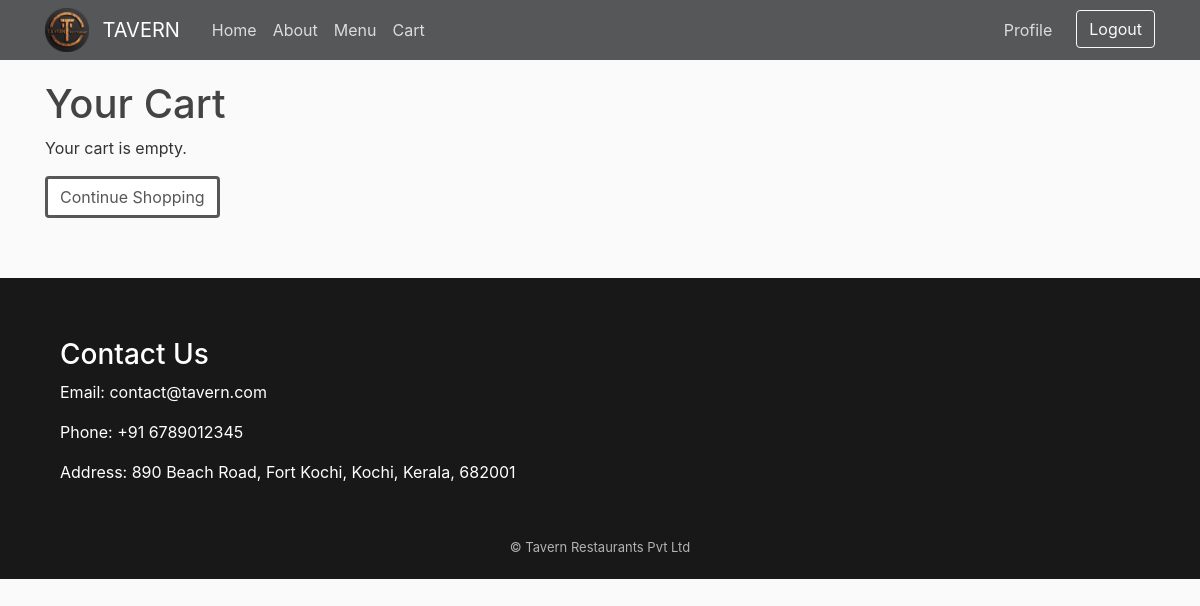
Before: /view-cart/ (signed in) with the older database file.
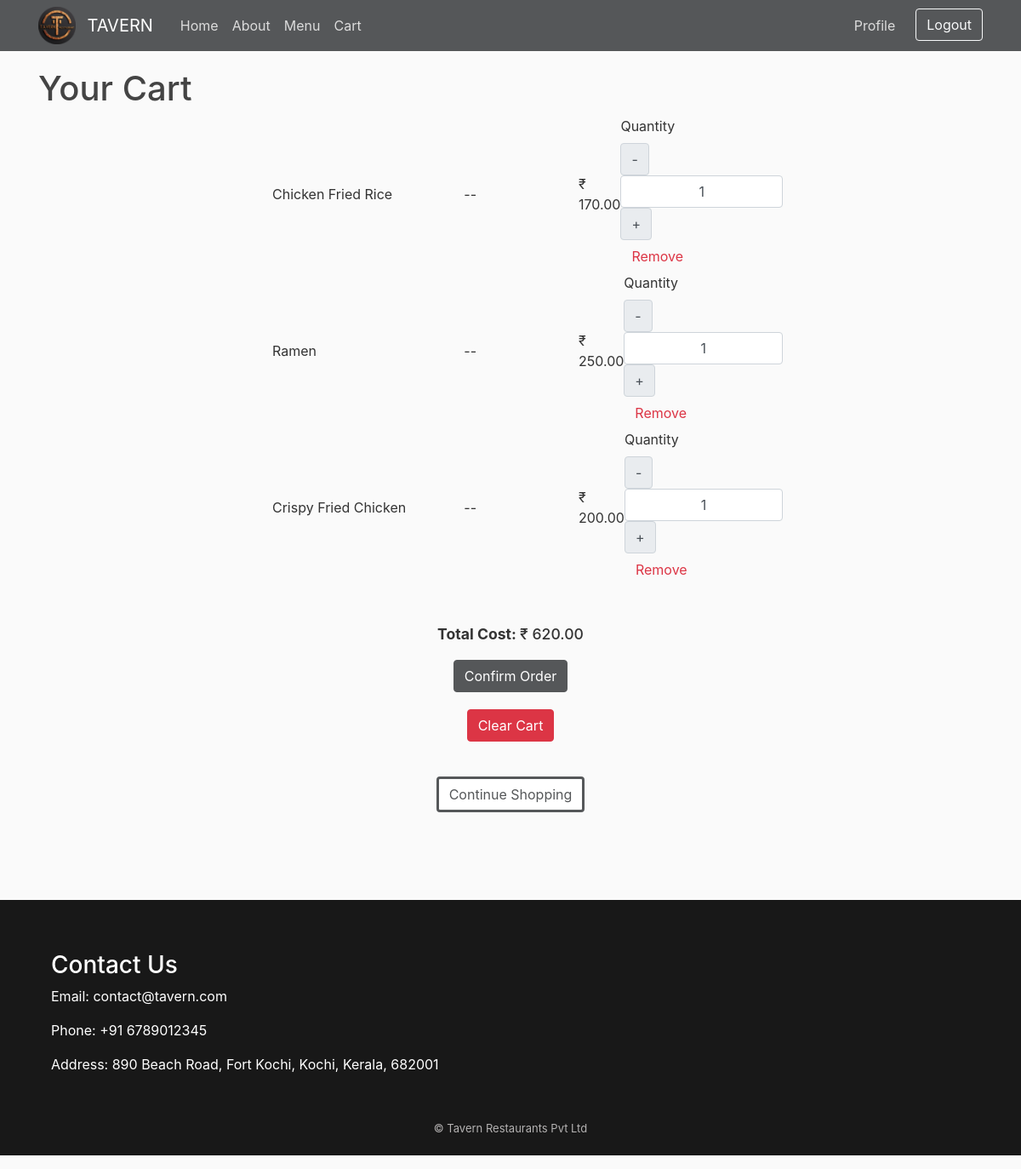
After: the same page with the newer database file.
### menu/models.py (models this page shows, shortened)
class Cart(models.Model):
    user = models.ForeignKey(User, on_delete=models.CASCADE)
    menu = models.ForeignKey(Menu, on_delete=models.CASCADE)
    menuQty = models.IntegerField(null=False, blank=False)
    date = models.DateTimeField(auto_now_add=True)

class Menu(models.Model):
    title = models.CharField(max_length=100)
    content = models.TextField()
    date_posted = models.DateTimeField(default=timezone.now)
    price = models.DecimalField(max_digits=10, decimal_places=2)
    image = models.ImageField(default="menu/default.jpg", upload_to="menu")
    def __str__(self):
        return self.title

### menu/controller/cart.py (the view)
# urls.py: path('view-cart/', cart.viewcart,  name='view-cart'),
def viewcart(request):
    cart = Cart.objects.filter(user=request.user)
    cart_items = Cart.objects.filter(user=request.user)
    total_cost = sum(item.menu.price * item.menuQty for item in cart_items)
    context = {
        'cart':cart,
        'total_cost':total_cost
    }
    return render(request, 'menu/view_cart.html', context)

### menu/templates/menu/view_cart.html (shortened to what this page needs)
{% extends "menu/base.html" %}
{% load static %}
{% block content %}
<h1 class="menuTitle">Your Cart</h1>
{% if cart %}
<ul class="cartBox">
  {% for item in cart %}
  <li class="cartItem menuCard">
    <div class="cartInfo"><span>{{ item.menu }}</span> <span> -- </span></div>
    <div class="cartInfo">
      <span>₹ {{ item.menu.price }}</span>
       <div class="cartBtns">
        <label for="Quantity">Quantity</label>
        <div class="qtyBtnGroup">
          <button class="input-group-text changeQty decrement-btn">-</button>
          <input type="text" name="Quantity" value={{item.menuQty}} class="form-control qty-input text-center">
          <button class="input-group-text  changeQty increment-btn">+</button>
        </div>
        <div class="addBtnGroup">
          <button type="button" class="btn btn-link text-danger remBtn">Remove</button>
        </div>
    </div>
  </li>
  {% endfor %}
</ul>
<div class="cartFun">
  <p><strong>Total Cost: </strong> ₹ <span class="total-cost">{{ total_cost }}</span></p>
  <form method="POST" action="{% url 'confirm-order' %}">
    <button type="submit" class="btn btn-primary">Confirm Order</button>
  </form>
  <a href="{% url 'clear-cart' %}" class="btn btn-danger">Clear Cart</a>
  {% else %}
  <p>Your cart is empty.</p>
  {% endif %}
  <a href="{% url 'menu' %}" class="btn btn-secondary">Continue Shopping</a>
</div>
{% endblock content %}

### menu/templates/menu/base.html (shortened to what this page needs)
{% load static %}
<!DOCTYPE html>
<html lang="en">
  <head>
    <link
      rel="stylesheet"
      href="https://cdn.jsdelivr.net/npm/bootstrap@4.0.0/dist/css/bootstrap.min.css"
    />
    <link
      rel="stylesheet"
      href="//cdn.jsdelivr.net/npm/alertifyjs@1.14.0/build/css/alertify.min.css"
    />
    <link rel="stylesheet" href="{% static 'menu/main.css' %}" />
    <link rel="stylesheet" href="{% static 'menu/cart.css' %}" />
    <link rel="stylesheet" href="{% static 'menu/home.css' %}" />
  </head>
  <body>
    <header class="site-header">
      <nav class="navbar navbar-expand-md navbar-dark bg-steel fixed-top">
        <div class="container">
          <a style="display: contents" href="{% url 'home' %}">
            <img src="../../../media/logo.png" alt="" style="width: 4%" />
            <span class="navbar-brand mr-4">&ThickSpace; TAVERN </span>
          </a>
          <div class="collapse navbar-collapse" id="navbarToggle">
            <div class="navbar-nav mr-auto">
              <a class="nav-item nav-link" href="{% url 'home' %}">Home</a>
              <a class="nav-item nav-link" href="{% url 'about' %}">About</a>
              <a class="nav-item nav-link" href="{% url 'menu' %}">Menu</a>
              {% if user.is_authenticated %}
              <a class="nav-item nav-link" href="{% url 'view-cart' %}">Cart</a>
              {% endif %}
            </div>
            <div class="navbar-nav">
              {% if user.is_authenticated %}
              <a class="nav-item nav-link mr-3" href="{% url 'profile' %}"
                >Profile</a
              >
              <form action="{% url 'logout' %}" method="post">
                <button type="submit" class="btn btn-outline-light">
                  Logout
                </button>
              </form>
              {% else %}
              <a class="nav-item nav-link" href="{% url 'login' %}">Login</a>
              <a class="nav-item nav-link" href="{% url 'register' %}"
                >Register</a
              >
              {% endif %}
            </div>
          </div>
        </div>
      </nav>
    </header>
    <main role="main" class="container">
      <div>{% block content %}{% endblock %}</div>
    </main>
    <div class="footer">
      <h3>Contact Us</h3>
      <p>Email: contact@tavern.com</p>
      <p>Phone: +91 6789012345</p>
      <p>Address: 890 Beach Road, Fort Kochi, Kochi, Kerala, 682001</p>
      <p class="copy">&copy; Tavern Restaurants Pvt Ltd</p>
    </div>
  </body>
</html>

### menu/static/menu/main.css (style rules this page uses)
body { background: #fafafa; color: #333333; margin-top: 5rem; }
h1, h2, h3, h4, h5, h6 { color: #444444; }
ul { margin: 0; }
.bg-steel { background-color: #555759; }
.site-header .navbar-nav .nav-link { color: #dcdcdc; }
.footer { background-color: rgba(0, 0, 0, 0.9); color: white; padding: 5%; margin: 0; width: 100%; padding-bottom: 0; margin-top: 5%; }
.footer h3 { color: white !important; }
.copy { color: rgb(180, 178, 178); font-size: small; text-align: center; margin-top: 5%; padding-bottom: 2%; }
.btn-primary { background-color: #555759; border-color: #555759; }
.btn-secondary { background-color: white; border: 3px solid#555759; color: #555759; }

### menu/static/menu/cart.css (style rules this page uses)
.cartBox { display: flex; justify-content: center; flex-wrap: wrap; }
.cartItem { width: 50vw; display: flex; justify-content: space-between; align-items: center; }
.cartInfo { display: flex; justify-content: space-between; align-items: center; width: 20vw; }
.cartFun { display: flex; flex-direction: column; justify-content: center; align-items: center; flex-wrap: wrap; margin: 2%; padding: 2%; }
.cartFun a { margin: 2%; }
.cartFun p { font-size: 110%; font-weight: 500; }

Changed rows visible on the page:
added Cart: menu "Chicken Fried Rice", menu.price "170.00", Quantity "1"
added Cart: menu "Ramen", menu.price "250.00", Quantity "1"
added Cart: menu "Crispy Fried Chicken", menu.price "200.00", Quantity "1"
Other visible differences:
{{ total_cost }}: (not shown) → "620.00"
text no longer shown: "Your cart is empty."
text now shown: "Total Cost: ₹ Confirm Order Clear Cart"
